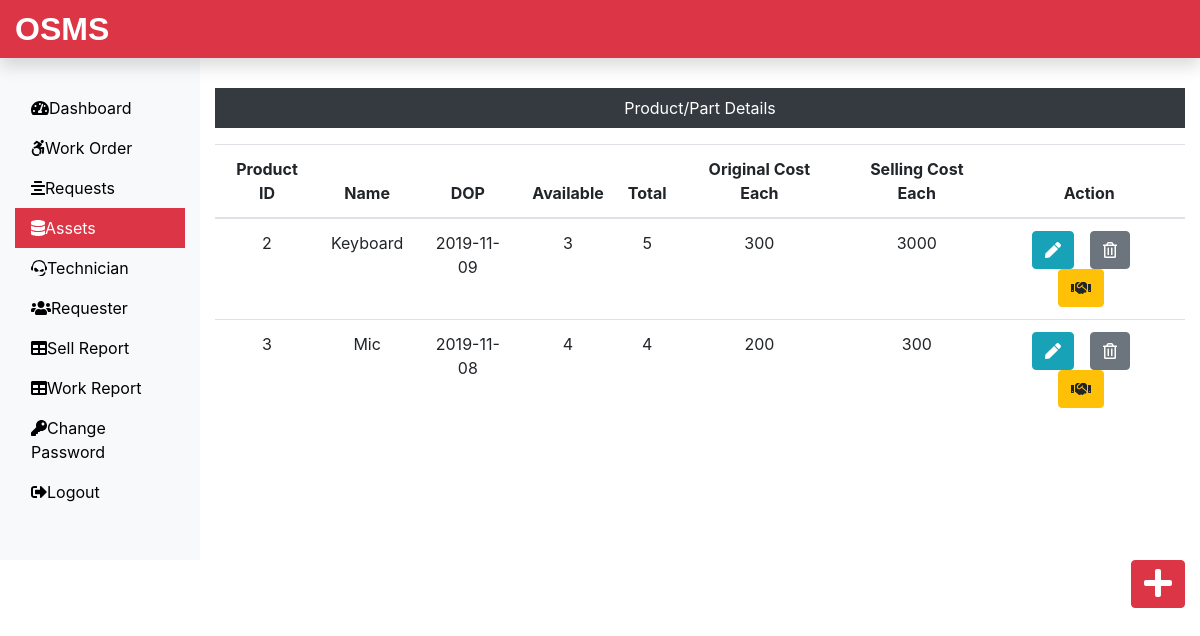
Page /Admin/assets.php (signed in) on the committed database.
### tables this page shows
CREATE TABLE `assets_tb` (
  `pid` int(11) NOT NULL,
  `pname` varchar(60) NOT NULL,
  `pdop` date NOT NULL,
  `pava` int(11) NOT NULL,
  `ptotal` int(11) NOT NULL,
  `poriginalcost` int(11) NOT NULL,
  `psellingcost` int(11) NOT NULL
);

### Admin/assets.php (the view, shortened to what this page needs)
<?php
include('includes/header.php');
include('../dbConnection.php');
?>
<div class="col-sm-9 col-md-10 mt-5 text-center">
 <p class="bg-dark text-white p-2">Product/Part Details</p>
 <?php
  $sql = "SELECT * FROM assets_tb";
  $result = $conn->query($sql);
  if($result->num_rows > 0){
   echo '<table class="table">';
    echo '<thead>';
     echo '<tr>';
      echo '<th scope="col">Product ID</th>';
      echo '<th scope="col">Name</th>';
      echo '<th scope="col">DOP</th>';
      echo '<th scope="col">Available</th>';
      echo '<th scope="col">Total</th>';
      echo '<th scope="col">Original Cost Each</th>';
      echo '<th scope="col">Selling Cost Each</th>';
      echo '<th scope="col">Action</th>';
     echo '</tr>';
    echo '</thead>';
    echo '<tbody>';
     while($row = $result->fetch_assoc()){
      echo '<tr>';
       echo '<td>'.$row["pid"].'</td>';
       echo '<td>'.$row["pname"].'</td>';
       echo '<td>'.$row["pdop"].'</td>';
       echo '<td>'.$row["pava"].'</td>';
       echo '<td>'.$row["ptotal"].'</td>';
       echo '<td>'.$row["poriginalcost"].'</td>';
       echo '<td>'.$row["psellingcost"].'</td>';
       echo '<td>';
        echo '<form action="editproduct.php" class="d-inline" method="POST">';
         echo '<input type="hidden" name="id" value='.$row["pid"].'><button type="submit" class="btn btn-info mr-3" name="edit" value="Edit"><i class="fas fa-pen"></i></button>';
        echo '</form>';
        echo '<form action="" method="POST" class="d-inline">';
        echo '<input type="hidden" name="id" value='.$row["pid"].'><button type="submit" class="btn btn-secondary mr-3" name="delete" value="Delete"><i class="far fa-trash-alt"></i></button>';
       echo '</form>';
       echo '<form action="sellproduct.php" class="d-inline" method="POST">';
         echo '<input type="hidden" name="id" value='.$row["pid"].'><button type="submit" class="btn btn-warning mr-3" name="issue" value="Issue"><i class="fas fa-handshake"></i></button>';
        echo '</form>';
       echo '</td>';
      echo '</tr>';
     }
    echo '</tbody>';
   echo '</table>';
  } else {
   echo '0 Result';
  }
 ?>
</div>
  </div>
  <div class="float-right"><a href="addproduct.php" class="btn btn-danger"><i class="fas fa-plus fa-2x"></i></a></div>
 </div>
 </body>
</html>

### css/custom.css (style rules this page uses)
a { color: black; }

### rows in the picture
assets_tb: pid "2", pname "Keyboard", pdop "2019-11-09", pava "3", ptotal "5", poriginalcost "300", psellingcost "3000"
assets_tb: pid "3", pname "Mic", pdop "2019-11-08", pava "4", ptotal "4", poriginalcost "200", psellingcost "300"
